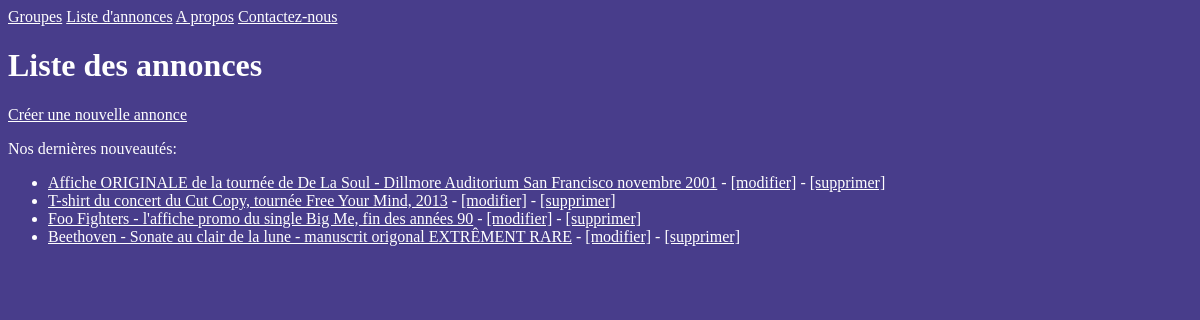
The page /listings/ on the database as committed earlier.
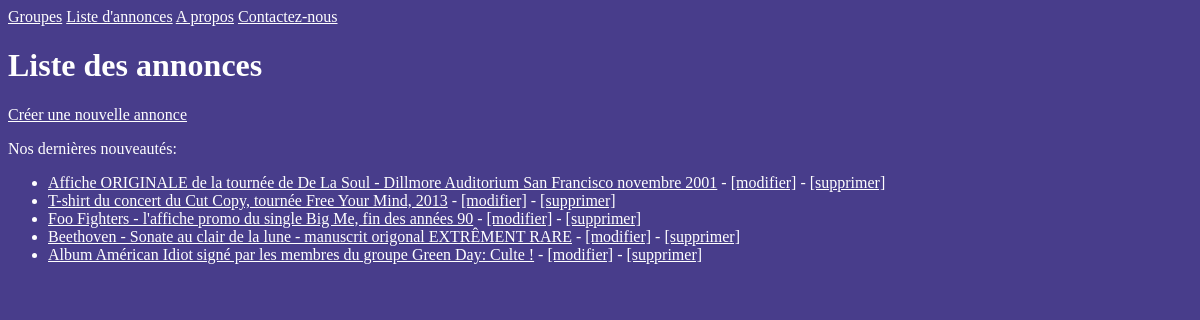
The same page on the database as committed later.
### listings/models.py (models this page shows, shortened)
class Listing(models.Model):
    class Type(models.TextChoices):
        RECORDS = "REC"
        CLOTHING = "CLT"
        POSTERS = "PST"
        MISCELLANEOUS = "MIS"
    title = models.fields.CharField(max_length=100)
    description = models.fields.CharField(max_length=1000)
    sold = models.fields.BooleanField(default=False)
    year = models.fields.IntegerField()
    type = models.fields.CharField(choices=Type.choices, max_length=5)
    band = models.ForeignKey(Band, null=True, on_delete=models.SET_NULL)

### listings/views.py (the view)
# urls.py: path("listings/", views.listing_list, name="listing-list"),
def listing_list(request):
    listings = Listing.objects.all()
    return render(request, "listings/listing_list.html", {"listings": listings})

### listings/templates/listings/listing_list.html
{% extends "listings/base.html" %}
{% block content %}
<h1>Liste des annonces</h1>
<a href="{% url 'listing-create' %}">Créer une nouvelle annonce</a>
<p>Nos dernières nouveautés:</p>
<ul>
    {% for listing in listings %}
    <li>
        <a href="{% url 'listing-detail' listing.id %}">{{ listing.title }}</a>
        - <a href="{% url 'listing-change' listing.id %}">[modifier]</a>
        - <a href="{% url 'listing-delete' listing.id %}">[supprimer]</a>
    </li>
    {% endfor %}
</ul>
{% endblock %}

Rows that differ between the two databases and show on the page:
added Listing: title "Album Américan Idiot signé par les membres du groupe Green Day: Culte !"
